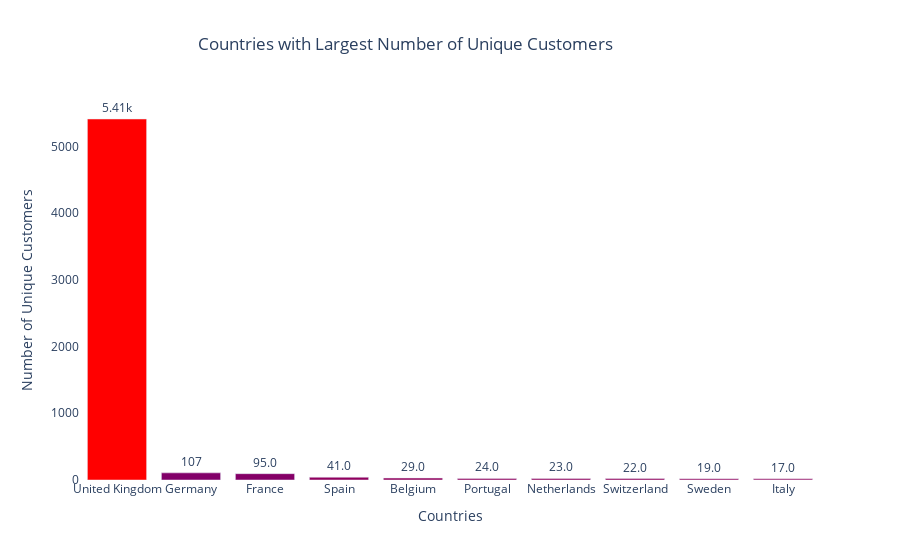

Notebook cell for this chart:
### Code cell
fig = go.Figure(data=[
    go.Bar(name='Countries with Largest Number of Unique Customers', 
           x=retail_data_customer_unique_desc['Country'].astype(str), 
           y=retail_data_customer_unique_desc['Customer_Count'],
           marker_opacity=1,
           marker={'color': retail_data_customer_unique_desc['Customer_Count'],
                   'colorscale': 'Rainbow'})
    ])

fig.update_traces(texttemplate='%{y:.3s}', textposition='outside')

fig.update_layout(title='Countries with Largest Number of Unique Customers',
                  title_x=0.45,
                  xaxis_title="Countries",
                  yaxis_title="Number of Unique Customers",
                  plot_bgcolor='white')
fig.show()

### Figure 1 — Plotly figure (JSON) as saved in the notebook; plotly's stock layout.template omitted (floating-point values rounded to 4 significant figures)
{"data": [{"marker": {"color": [5410, 107, 95, 41, 29, 24, 23, 22, 19, 17], "colorscale": [[0, "rgb(150,0,90)"], [0.125, "rgb(0,0,200)"], [0.25, "rgb(0,25,255)"], [0.375, "rgb(0,152,255)"], [0.5, "rgb(44,255,150)"], [0.625, "rgb(151,255,0)"], [0.75, "rgb(255,234,0)"], [0.875, "rgb(255,111,0)"], [1, "rgb(255,0,0)"]], "opacity": 1}, "name": "Countries with Largest Number of Unique Customers", "textposition": "outside", "texttemplate": "%{y:.3s}", "type": "bar", "x": ["United Kingdom", "Germany", "France", "Spain", "Belgium", "Portugal", "Netherlands", "Switzerland", "Sweden", "Italy"], "y": [5410, 107, 95, 41, 29, 24, 23, 22, 19, 17]}], "layout": {"plot_bgcolor": "white", "title": {"text": "Countries with Largest Number of Unique Customers", "x": 0.45}, "xaxis": {"title": {"text": "Countries"}}, "yaxis": {"title": {"text": "Number of Unique Customers"}}}}
